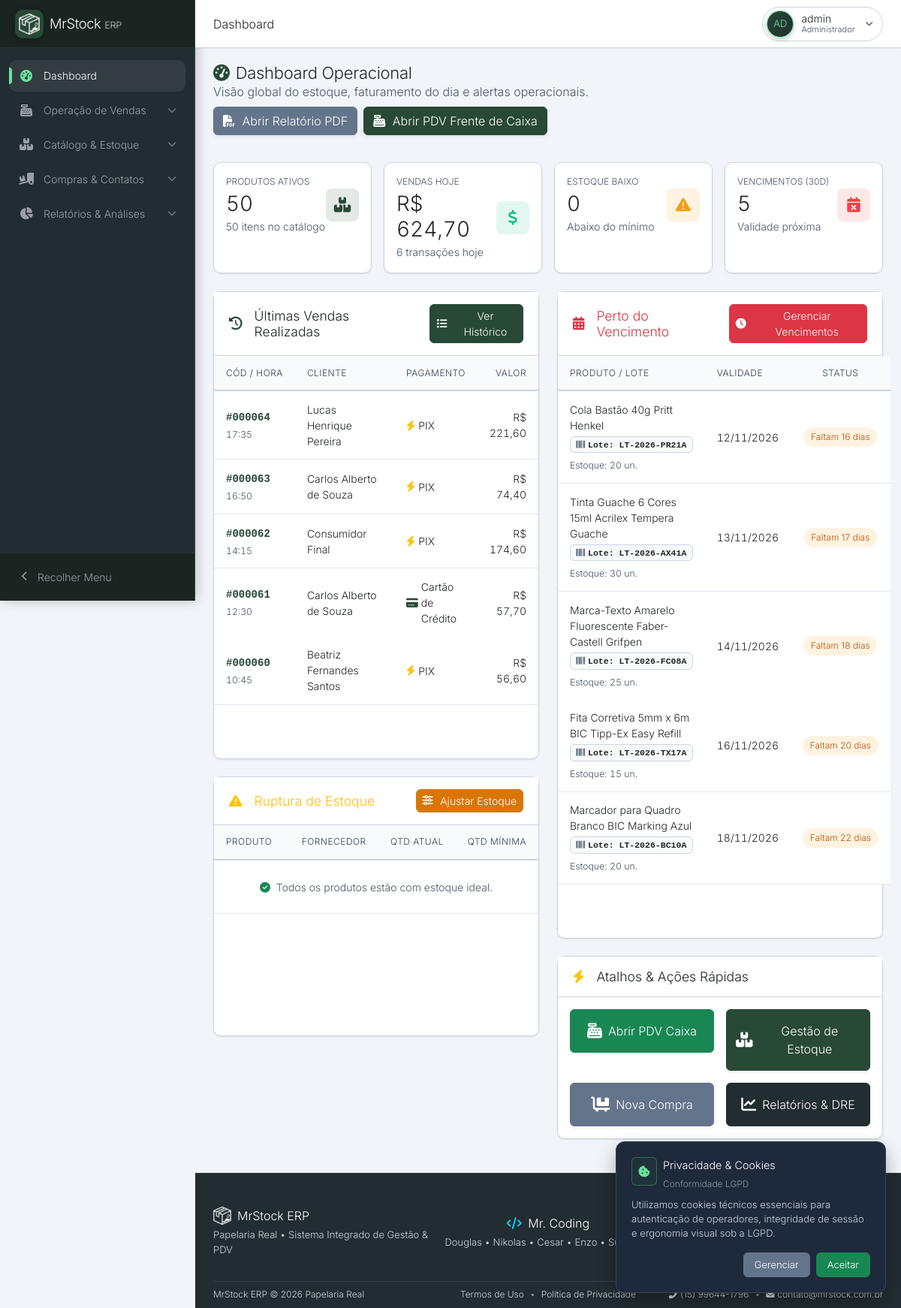
Page /dashboard.php (signed in) on the committed database.
### tables this page shows
CREATE TABLE `configuracoes` (
  `chave` varchar(50) NOT NULL,
  `valor` text NOT NULL,
  `atualizado_em` timestamp NOT NULL DEFAULT current_timestamp() ON UPDATE current_timestamp(),
  PRIMARY KEY (`chave`)
);

CREATE TABLE `vendas` (
  `id` int(11) NOT NULL AUTO_INCREMENT,
  `cliente_id` int(11) DEFAULT NULL,
  `data_venda` datetime DEFAULT current_timestamp(),
  `total` decimal(10,2) NOT NULL,
  `forma_pagamento` varchar(50) NOT NULL,
  PRIMARY KEY (`id`),
  KEY `idx_vendas_cliente` (`cliente_id`),
  KEY `idx_vendas_data` (`data_venda`),
  CONSTRAINT `vendas_ibfk_1` FOREIGN KEY (`cliente_id`) REFERENCES `clientes` (`id`) ON DELETE SET NULL
);

CREATE TABLE `lotes` (
  `id` int(11) NOT NULL AUTO_INCREMENT,
  `produto_id` int(11) NOT NULL,
  `numero_lote` varchar(50) NOT NULL,
  `data_fabricacao` date DEFAULT NULL,
  `data_validade` date NOT NULL,
  `quantidade` int(11) NOT NULL DEFAULT 0,
  `preco_compra` decimal(10,2) NOT NULL DEFAULT 0.00,
  `fornecedor_id` int(11) DEFAULT NULL,
  `data_entrada` datetime DEFAULT current_timestamp(),
  PRIMARY KEY (`id`),
  KEY `produto_id` (`produto_id`),
  KEY `fornecedor_id` (`fornecedor_id`),
  KEY `idx_lotes_validade` (`data_validade`),
  KEY `idx_lotes_quantidade` (`quantidade`),
  KEY `idx_lotes_fifo` (`produto_id`,`quantidade`,`data_validade`),
  CONSTRAINT `lotes_ibfk_1` FOREIGN KEY (`produto_id`) REFERENCES `produtos` (`id`) ON DELETE CASCADE,
  CONSTRAINT `lotes_ibfk_2` FOREIGN KEY (`fornecedor_id`) REFERENCES `fornecedores` (`id`) ON DELETE SET NULL
);

CREATE TABLE `produtos` (
  `id` int(11) NOT NULL AUTO_INCREMENT,
  `nome` varchar(255) NOT NULL,
  `categoria` varchar(100) DEFAULT NULL,
  `quantidade` int(11) DEFAULT 0,
  `estoque_minimo` int(11) DEFAULT 5,
  `validade` date DEFAULT NULL,
  `preco_venda` decimal(10,2) NOT NULL,
  `preco_compra` decimal(10,2) NOT NULL DEFAULT 0.00,
  `fornecedor_id` int(11) DEFAULT NULL,
  `status` enum('ativo','inativo') DEFAULT 'ativo',
  `codigo_de_barra` varchar(50) DEFAULT NULL,
  `categoria_id` int(11) DEFAULT NULL,
  PRIMARY KEY (`id`),
  KEY `fornecedor_id` (`fornecedor_id`),
  KEY `fk_produtos_categoria` (`categoria_id`),
  CONSTRAINT `fk_produtos_categoria` FOREIGN KEY (`categoria_id`) REFERENCES `categorias` (`id`) ON DELETE SET NULL,
  CONSTRAINT `produtos_ibfk_1` FOREIGN KEY (`fornecedor_id`) REFERENCES `fornecedores` (`id`) ON DELETE SET NULL
);

### dashboard.php (the view, shortened to what the rows shown need)
<?php
require_once __DIR__ . '/inc/database.php';
$diasAlertaVenc = (int)get_app_config($pdo, 'alerta_vencimento_dias', '30');
$dataLimiteVenc = date('Y-m-d', strtotime("+{$diasAlertaVenc} days"));
$stmtVencimento = $pdo->prepare("
    SELECT l.id, p.nome, l.numero_lote, l.quantidade, l.data_validade,
           DATEDIFF(l.data_validade, CURDATE()) AS dias_para_vencer
    FROM lotes l
    INNER JOIN produtos p ON l.produto_id = p.id
    WHERE l.quantidade > 0
      AND l.data_validade <= ?
      AND p.status = 'ativo'
    ORDER BY l.data_validade ASC, l.id ASC
    LIMIT 5
");
$stmtVencimento->execute([$dataLimiteVenc]);
$produtosVencimento = $stmtVencimento->fetchAll(PDO::FETCH_ASSOC);
$stmtTotalVenc = $pdo->prepare("
    SELECT COUNT(*) AS total
    FROM lotes l
    INNER JOIN produtos p ON l.produto_id = p.id
    WHERE l.quantidade > 0
      AND l.data_validade <= ?
      AND p.status = 'ativo'
");
$stmtTotalVenc->execute([$dataLimiteVenc]);
$totalVencimento = (int)($stmtTotalVenc->fetchColumn() ?: 0);
$stmtUltimasVendas = $pdo->query("
    SELECT v.id, v.data_venda, v.total, v.forma_pagamento,
           COALESCE(c.nome, 'Consumidor Final') AS cliente_nome
    FROM vendas v
    LEFT JOIN clientes c ON v.cliente_id = c.id
    ORDER BY v.data_venda DESC, v.id DESC
    LIMIT 5
");
$ultimasVendas = $stmtUltimasVendas->fetchAll();
if (!function_exists('render_forma_pagamento')) {
    function render_forma_pagamento(string $forma): string {
        $formaUpper = mb_strtoupper(trim($forma), 'UTF-8');
        if (strpos($formaUpper, 'DINHEIRO') !== false) {
            return '<span class="text-dark d-inline-flex align-items-center gap-1"><i class="fas fa-money-bill-wave text-success"></i> <span>Dinheiro</span></span>';
        } elseif (strpos($formaUpper, 'PIX') !== false) {
            return '<span class="text-dark d-inline-flex align-items-center gap-1"><i class="fas fa-bolt text-warning"></i> <span>PIX</span></span>';
        } elseif (strpos($formaUpper, 'CRÉDITO') !== false || strpos($formaUpper, 'CREDITO') !== false) {
            return '<span class="text-dark d-inline-flex align-items-center gap-1"><i class="fas fa-credit-card text-primary"></i> <span>Cartão de Crédito</span></span>';
        } elseif (strpos($formaUpper, 'DÉBITO') !== false || strpos($formaUpper, 'DEBITO') !== false) {
            return '<span class="text-dark d-inline-flex align-items-center gap-1"><i class="fas fa-credit-card text-info"></i> <span>Cartão de Débito</span></span>';
        }
        return '<span class="text-dark d-inline-flex align-items-center gap-1"><i class="fas fa-wallet text-secondary"></i> <span>' . htmlspecialchars($forma, ENT_QUOTES, 'UTF-8') . '</span></span>';
    }
}
require_once __DIR__ . '/inc/header.php';
?>
<div class="content-header d-flex justify-content-between align-items-center mb-3 flex-wrap gap-2">
    <div>
        <h2 class="fw-bold text-dark m-0"><i class="fas fa-gauge-high text-primary me-2"></i>Dashboard Operacional</h2>
    </div>
</div>
<div class="content-body">
    <div class="row g-3 mb-4">
        <div class="col-12 col-sm-6 col-lg-3">
            <div class="so-card p-3 mb-0 h-100">
                <div class="d-flex align-items-center justify-content-between">
                    <div>
                        <span class="text-muted text-uppercase fw-bold text-xs d-block mb-1">Vencimentos (<?= $diasAlertaVenc ?>d)</span>
                        <h3 class="fw-bold text-dark m-0 tabular-nums" id="kpiVencimentos" data-kpi="<?= $totalVencimento ?>"><?= $totalVencimento ?></h3>
                        <small class="text-muted">Validade próxima</small>
                    </div>
                </div>
            </div>
        </div>
    </div>
    <div class="row g-4">
        <div class="col-lg-6">
            <div class="so-card mb-4">
                <div class="so-card-body p-0">
                    <div class="table-responsive">
                        <table class="table table-hover mb-0 so-table align-middle">
                            <thead>
                                <tr>
                                    <th scope="col" width="22%">Cód / Hora</th>
                                    <th scope="col" width="38%">Cliente</th>
                                    <th scope="col" width="22%">Pagamento</th>
                                    <th scope="col" width="18%" class="text-end pe-3">Valor</th>
                                </tr>
                            </thead>
                            <tbody>
                                <?php if (count($ultimasVendas) > 0): ?>
                                    <?php foreach ($ultimasVendas as $v): ?>
                                    <tr>
                                        <td class="tabular-nums">
                                            <strong class="font-monospace text-primary tabular-nums">#<?= str_pad((string)$v['id'], 6, '0', STR_PAD_LEFT) ?></strong>
                                            <br><small class="text-muted tabular-nums"><?= date('H:i', strtotime($v['data_venda'])) ?></small>
                                        </td>
                                        <td>
                                            <span class="text-dark fw-semibold d-block"><?= htmlspecialchars($v['cliente_nome'] ?? 'Consumidor Final', ENT_QUOTES, 'UTF-8') ?></span>
                                        </td>
                                        <td>
                                            <?= render_forma_pagamento($v['forma_pagamento'] ?? '') ?>
                                        </td>
                                        <td class="text-end pe-3">
                                            <strong class="text-dark fw-bold tabular-nums">R$ <?= number_format((float)$v['total'], 2, ',', '.') ?></strong>
                                        </td>
                                    </tr>
                                    <?php endforeach; ?>
                                <?php endif; ?>
                            </tbody>
                        </table>
                    </div>
                </div>
            </div>
            <div class="so-card">
                <div class="so-card-body p-0">
                    <div class="table-responsive">
                        <table class="table table-hover mb-0 so-table align-middle">
                            <thead>
                                <tr>
                                    <th scope="col" width="40%">Produto</th>
                                    <th scope="col" width="28%">Fornecedor</th>
                                    <th scope="col" width="16%" class="text-center">Qtd Atual</th>
                                    <th scope="col" width="16%" class="text-center">Qtd Mínima</th>
                                </tr>
                            </thead>
                        </table>
                    </div>
                </div>
            </div>
        </div>
        <div class="col-lg-6">
            <div class="so-card mb-4">
                <div class="so-card-body p-0">
                    <div class="table-responsive">
                        <table class="table table-hover mb-0 so-table align-middle">
                            <thead>
                                <tr>
                                    <th scope="col" width="45%">Produto / Lote</th>
                                    <th scope="col" width="25%">Validade</th>
                                    <th scope="col" width="30%" class="text-center">Status</th>
                                </tr>
                            </thead>
                            <tbody>
                                <?php if (count($produtosVencimento) > 0): ?>
                                    <?php foreach ($produtosVencimento as $p):
                                        $dias = (int)$p['dias_para_vencer'];
                                        if ($dias < 0) {
                                            $cls = 'so-badge-danger';
                                            $lbl = 'Vencido (' . abs($dias) . ($dias === -1 ? ' dia atrás)' : ' dias atrás)');
                                        } elseif ($dias === 0) {
                                            $cls = 'so-badge-danger';
                                            $lbl = 'Vence hoje';
                                        } elseif ($dias === 1) {
                                            $cls = 'so-badge-danger';
                                            $lbl = 'Vence amanhã (1 dia)';
                                        } elseif ($dias <= 15) {
                                            $cls = 'so-badge-danger';
                                            $lbl = "Faltam {$dias} dias";
                                        } else {
                                            $cls = 'so-badge-warning';
                                            $lbl = "Faltam {$dias} dias";
                                        }
                                    ?>
                                    <tr>
                                        <td>
                                            <strong class="text-dark d-block"><?= htmlspecialchars($p['nome'], ENT_QUOTES, 'UTF-8') ?></strong>
                                            <div class="d-flex align-items-center gap-2 mt-1 flex-wrap">
                                                <span class="badge bg-light text-dark border font-monospace" style="font-size: 0.72rem;">
                                                    <i class="fas fa-barcode text-muted me-1"></i>Lote: <?= htmlspecialchars($p['numero_lote'], ENT_QUOTES, 'UTF-8') ?>
                                                </span>
                                                <small class="text-muted">Estoque: <span class="tabular-nums fw-semibold"><?= (int)$p['quantidade'] ?></span> un.</small>
                                            </div>
                                        </td>
                                        <td class="tabular-nums">
                                            <span class="fw-semibold text-dark tabular-nums"><?= date('d/m/Y', strtotime($p['data_validade'])) ?></span>
                                        </td>
                                        <td class="text-center">
                                            <span class="so-badge <?= htmlspecialchars($cls, ENT_QUOTES, 'UTF-8') ?>"><?= htmlspecialchars($lbl, ENT_QUOTES, 'UTF-8') ?></span>
                                        </td>
                                    </tr>
                                    <?php endforeach; ?>
                                <?php endif; ?>
                            </tbody>
                        </table>
                    </div>
                </div>
            </div>
        </div>
    </div>
</div>
<?php require_once __DIR__ . '/inc/footer.php'; ?>

### rows in the picture
configuracoes: valor "30"
vendas: id "000064", data_venda "17:35", cliente_nome "Lucas Henrique Pereira", forma_pagamento "PIX" (drawn), total "221,60"
vendas: id "000063", data_venda "16:50", cliente_nome "Carlos Alberto de Souza", forma_pagamento "PIX" (drawn), total "74,40"
vendas: id "000062", data_venda "14:15", cliente_nome "Consumidor Final", forma_pagamento "PIX" (drawn), total "174,60"
vendas: id "000061", data_venda "12:30", cliente_nome "Carlos Alberto de Souza", shows "Cartão de Crédito", total "57,70"
vendas: id "000060", data_venda "10:45", cliente_nome "Beatriz Fernandes Santos", forma_pagamento "PIX" (drawn), total "56,60"
lotes: produto.nome "Cola Bastão 40g Pritt Henkel", numero_lote "LT-2026-PR21A", quantidade "20", data_validade "12/11/2026", lbl "Faltam 16 dias"
lotes: produto.nome "Tinta Guache 6 Cores 15ml Acrilex Tempera Guache", numero_lote "LT-2026-AX41A", quantidade "30", data_validade "13/11/2026", lbl "Faltam 17 dias"
lotes: produto.nome "Marca-Texto Amarelo Fluorescente Faber-Castell Grifpen", numero_lote "LT-2026-FC08A", quantidade "25", data_validade "14/11/2026", lbl "Faltam 18 dias"
lotes: produto.nome "Fita Corretiva 5mm x 6m BIC Tipp-Ex Easy Refill", numero_lote "LT-2026-TX17A", quantidade "15", data_validade "16/11/2026", lbl "Faltam 20 dias"
lotes: produto.nome "Marcador para Quadro Branco BIC Marking Azul", numero_lote "LT-2026-BC10A", quantidade "20", data_validade "18/11/2026", lbl "Faltam 22 dias"

### other values in the picture
$group['title'] "Dashboard"
$group['title'] "Operação de Vendas"
$group['title'] "Catálogo & Estoque"
$group['title'] "Compras & Contatos"
$group['title'] "Relatórios & Análises"
$_pageTitleClean "Dashboard"
$_uInitials "AD"
$_uName "admin"
$_uLabel "Administrador"
$totalProdutos "50"
$vendasHojeQtd "6"
$totalEstoqueBaixo "0"
$totalVencimento "5"
